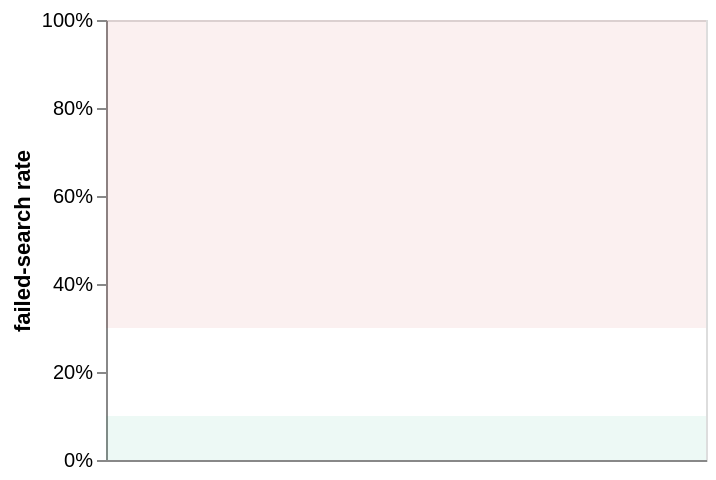

Express this chart as Vega-Lite.
### Vega-Lite specification from a JSON file in a GitHub repository (floating-point values rounded to 4 significant figures)
{"$schema": "https://vega.github.io/schema/vega-lite/v5.json", "description": "Zero-hit share of knowledge searches, daily", "usermeta": {"kbo": {"ru": "Что показывает: долю поисков по базе знаний, которые ничего не нашли (0 совпадений). Тонкая линия с точками — по дням, толстая — среднее за 7 дней. Куда смотреть: зелёная зона (ниже 10%) — искомое обычно находится; красная зона (выше 30%) — агенты ищут знания, которых нет или которые плохо названы; каждая такая точка — кандидат на новую заметку или переименование."}}, "width": "container", "height": 220, "data": {"values": []}, "layer": [{"data": {"values": [{}]}, "mark": {"type": "rect", "color": "#1baf7a", "opacity": 0.08}, "encoding": {"y": {"datum": 0}, "y2": {"datum": 0.1}}}, {"data": {"values": [{}]}, "mark": {"type": "rect", "color": "#c22e2d", "opacity": 0.07}, "encoding": {"y": {"datum": 0.3}, "y2": {"datum": 1}}}, {"params": [{"name": "zoomSearch", "select": {"type": "interval", "bind": "scales", "encodings": ["x"]}}], "mark": {"type": "line", "strokeWidth": 1.5, "opacity": 0.45, "point": {"size": 35}}, "encoding": {"x": {"field": "date", "type": "temporal", "title": null}, "y": {"field": "rate", "type": "quantitative", "title": "failed-search rate", "axis": {"format": ".0%"}, "scale": {"domain": [0, 1]}}, "color": {"value": "#eb6834"}, "tooltip": [{"field": "date", "type": "temporal"}, {"field": "rate", "type": "quantitative", "format": ".0%"}, {"field": "zeroHits", "type": "quantitative"}, {"field": "searches", "type": "quantitative"}]}}, {"transform": [{"window": [{"op": "mean", "field": "rate", "as": "rate7d"}], "sort": [{"field": "date"}], "frame": [-6, 0]}], "mark": {"type": "line", "strokeWidth": 3}, "encoding": {"x": {"field": "date", "type": "temporal"}, "y": {"field": "rate7d", "type": "quantitative"}, "color": {"value": "#eb6834"}, "tooltip": [{"field": "date", "type": "temporal"}, {"field": "rate7d", "type": "quantitative", "format": ".0%", "title": "7-day average"}]}}]}
